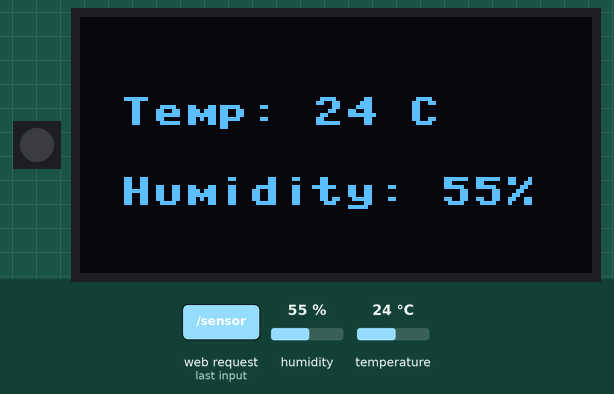
This program was run on a simulated ESP32 board running MicroPython. On the bench: 1 RGB LEDs in strip order, left to right, 128×64 one-colour display. The test bench sets the inputs (shaded band); at power-on: humidity 55 %, temperature 24 °C. WiFi joins after 1.5 s; the board's own WiFi access point starts at once; what the program prints to the serial console is not drawn.

1.3 s: HTTP request GET /sensor received
Above: at 1.7 s.
2.8 s: HTTP request GET /rgb? received
4.3 s: HTTP request GET /message? received
Timing chart, 0 to 7.3 s (numbered marks = the images above; inputs shaded):
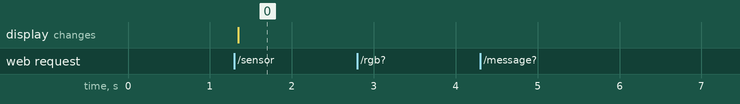

Measured:
- after the input at 1.3 s, the display: changes after 0.05 s (image 0)
- after the input at 2.8 s, every drawn part: stays the same
- after the input at 4.3 s, every drawn part: stays the same

The program:

main.py
```python
import machine
import dht
import ssd1306
import neopixel
import network
import socket
import utime

# Wi-Fi Credentials
SSID = "A"
PASSWORD = "qwertyuiop"

# GPIO Pins
DHT_PIN = 5  # Changed to avoid conflict (choose any free GPIO)
LED_PIN = 48  # Built-in Neopixel LED (check your board's documentation)
OLED_SDA = 8
OLED_SCL = 9

# Initialize DHT11 Sensor
dht_sensor = dht.DHT11(machine.Pin(DHT_PIN))

# Built-in Neopixel LED Setup (1 pixel)
np = neopixel.NeoPixel(machine.Pin(LED_PIN), 1)

# Initialize I2C & OLED Display
i2c = machine.I2C(0, scl=machine.Pin(OLED_SCL), sda=machine.Pin(OLED_SDA))
oled = ssd1306.SSD1306_I2C(128, 64, i2c)

# Function to Set Neopixel LED Color
def set_led_color(r, g, b):
    np[0] = (r, g, b)
    np.write()

# Connect to Wi-Fi in STA Mode & Start AP Mode
sta_if = network.WLAN(network.STA_IF)
sta_if.active(True)
sta_if.connect(SSID, PASSWORD)

ap_if = network.WLAN(network.AP_IF)
ap_if.active(True)
ap_if.config(essid="ESP32_AP", password="12345678")

# Wait for Connection
while not sta_if.isconnected() and not ap_if.active():
    utime.sleep(1)

print("STA IP:", sta_if.ifconfig()[0])
print("AP IP:", ap_if.ifconfig()[0])

# HTML Web Page
html = """<!DOCTYPE html>
<html>
<head>
    <title>ESP32 RGB & Sensor Control</title>
    <style>
        body { font-family: Arial, sans-serif; text-align: center; }
        input { width: 50px; }
        button { margin: 10px; padding: 10px; background: green; color: white; }
    </style>
</head>
<body>
    <h2>ESP32 RGB LED Control</h2>
    <label>Red:</label> <input type="number" id="r" min="0" max="255">
    <label>Green:</label> <input type="number" id="g" min="0" max="255">
    <label>Blue:</label> <input type="number" id="b" min="0" max="255">
    <button onclick="sendRGB()">Set Color</button>

    <h2>Temperature & Humidity</h2>
    <p id="temp">Temperature: --°C</p>
    <p id="hum">Humidity: --%</p>

    <h2>OLED Message</h2>
    <input type="text" id="message">
    <button onclick="sendMessage()">Display</button>

    <script>
        function sendRGB() {
            var r = document.getElementById("r").value;
            var g = document.getElementById("g").value;
            var b = document.getElementById("b").value;
            var xhr = new XMLHttpRequest();
            xhr.open("GET", "/rgb?r="+r+"&g="+g+"&b="+b, true);
            xhr.send();
        }

        function sendMessage() {
            var msg = document.getElementById("message").value;
            var xhr = new XMLHttpRequest();
            xhr.open("GET", "/message?text=" + encodeURIComponent(msg), true);
            xhr.send();
        }

        setInterval(function() {
            fetch('/sensor')
            .then(response => response.json())
            .then(data => {
                document.getElementById("temp").innerText = "Temperature: " + data.temp + "°C";
                document.getElementById("hum").innerText = "Humidity: " + data.hum + "%";
            });
        }, 5000);
    </script>
</body>
</html>
"""

# Web Server Function
def web_server():
    s = socket.socket(socket.AF_INET, socket.SOCK_STREAM)
    s.bind(('', 80))
    s.listen(5)

    while True:
        try:
            conn, addr = s.accept()
            request = conn.recv(1024).decode()
            print("Request received:", request)

            response = ""

            # Handle RGB LED Control
            if "/rgb?" in request:
                try:
                    params = request.split(" ")[1].split("?")[1]
                    param_dict = dict(x.split("=") for x in params.split("&"))

                    r = int(param_dict.get("r", 0))
                    g = int(param_dict.get("g", 0))
                    b = int(param_dict.get("b", 0))

                    set_led_color(r, g, b)
                    response = "HTTP/1.1 200 OK\nContent-Type: text/plain\n\nLED Updated"
                except Exception as e:
                    print("RGB Parsing Error:", str(e))
                    response = "HTTP/1.1 400 Bad Request\n\nInvalid RGB Values"

            # Handle Sensor Data Request
            elif "/sensor" in request:
                try:
                    dht_sensor.measure()
                    temp = dht_sensor.temperature()
                    hum = dht_sensor.humidity()

                    oled.fill(0)
                    oled.text("Temp: {} C".format(temp), 10, 20)
                    oled.text("Humidity: {}%".format(hum), 10, 40)
                    oled.show()

                    response = 'HTTP/1.1 200 OK\nContent-Type: application/json\n\n'
                    response += '{"temp": ' + str(temp) + ', "hum": ' + str(hum) + '}'

                except Exception as e:
                    print("Error Processing Sensor Request:", str(e))
                    response = "HTTP/1.1 500 Internal Server Error\n\nSensor Error"

            # Handle OLED Display Message
            elif "/message?" in request:
                try:
                    msg = request.split(" ")[1].split("?")[1].split("=")[1]
                    msg = msg.replace("%20", " ")  # Handle spaces
                    oled.fill(0)
                    oled.text(msg, 10, 30)
                    oled.show()
                    response = "HTTP/1.1 200 OK\nContent-Type: text/plain\n\nMessage Displayed"
                except Exception as e:
                    print("OLED Error:", str(e))
                    response = "HTTP/1.1 400 Bad Request\n\nInvalid Message"

            # Serve Web Page
            else:
                response = "HTTP/1.1 200 OK\nContent-Type: text/html\n\n" + html

            conn.send(response.encode())  # Ensure encoding before sending
            conn.close()

        except Exception as e:
            print("Server Error:", str(e))
            conn.close()  # Close connection in case of error

# Start the server
web_server()
```
